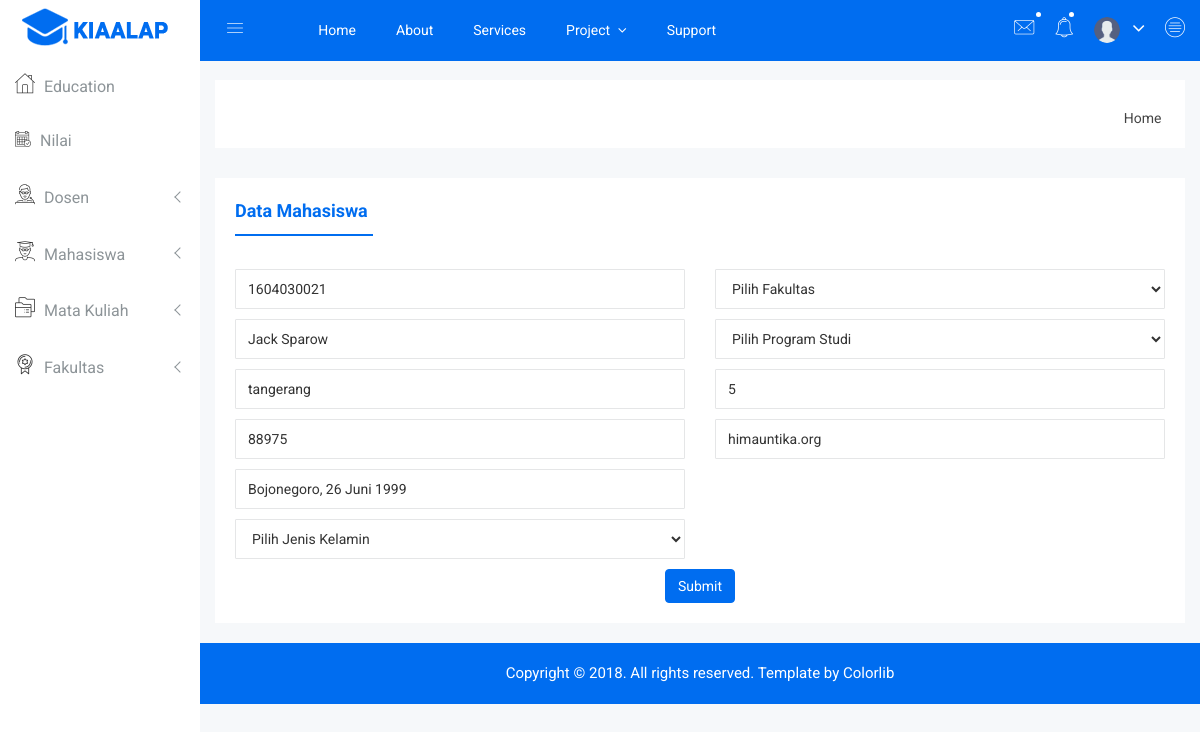
The page /kiaalap-master/admin.php?p=edit_mahasiswa&id=1604030021 on the database its author committed.
### tables this page shows
CREATE TABLE `mahasiswa` (
  `nim` int(11) NOT NULL,
  `nama` varchar(50) DEFAULT NULL,
  `alamat` text,
  `kd_fakultas` int(11) DEFAULT NULL,
  `kd_prodi` int(11) DEFAULT NULL,
  `semester` int(11) DEFAULT NULL,
  `tempat_tgl_lahir` text,
  `website_url` text,
  `no_hp` varchar(15) DEFAULT NULL
);

### kiaalap-master/dashboard/edit-mahasiswa.php (the view, shortened to what this page needs)
     <?php
        $host = mysqli_connect("localhost","root","","sistem_akademik");
        $query = mysqli_query($host,"SELECT * FROM mahasiswa");
        $arr = mysqli_fetch_array($query);
?>
     <div class="single-pro-review-area mt-t-30 mg-b-15">
            <div class="container-fluid">
                <div class="row">
                    <div class="col-lg-12 col-md-12 col-sm-12 col-xs-12">
                        <div class="product-payment-inner-st">
                            <ul id="myTabedu1" class="tab-review-design">
                                <li class="active"><a href="#description">Data Mahasiswa</a></li>
                            </ul>
                            <div id="myTabContent" class="tab-content custom-product-edit">
                                <div class="product-tab-list tab-pane fade active in" id="description">
                                    <div class="row">
                                        <div class="col-lg-12 col-md-12 col-sm-12 col-xs-12">
                                            <div class="review-content-section">
                                                <div id="dropzone1" class="pro-ad">
                                                    <form method="post" class="dropzone dropzone-custom needsclick add-professors" id="demo1-upload">
                                                        <div class="row">
                                                            <div class="col-lg-6 col-md-6 col-sm-6 col-xs-12">
                                                                <div class="form-group">
                                                                    <input name="nim" type="text" class="form-control" value="<?php echo $arr['nim'] ?>">
                                                                </div>
                                                                <div class="form-group">
                                                                    <input name="nama" type="text" class="form-control" value="<?php echo $arr["nama"] ?>">
                                                                </div>
                                                                <div class="form-group">
                                                                    <input name="alamat" type="text" class="form-control" value="<?php echo $arr["alamat"] ?>">
                                                                </div>
                                                                <div class="form-group">
                                                                    <input name="no_hp" type="number" class="form-control" value="<?php echo $arr["no_hp"] ?>">
                                                                </div>
                                                                <div class="form-group">
                                                                    <input name="tgl_lahir" id="finish" type="text" class="form-control" value="<?php echo $arr['tempat_tgl_lahir'] ?>">
                                                                </div>
                                                                <div class="form-group">
                                                                    <select name="jenkel" class="form-control">
                                                                        <option value="none" selected="" disabled="">Pilih Jenis Kelamin</option>
                                                                    </select>
                                                                </div>
                                                            </div>
                                                            <div class="col-lg-6 col-md-6 col-sm-6 col-xs-12">
                                                                <div class="form-group">
                                                                    <select name="fakultas" class="form-control">
                                                                        <option value="none" selected="" disabled="">Pilih Fakultas</option>
                                                                    </select>
                                                                </div>
                                                                 <div class="form-group">
                                                                    <select name="prodi" class="form-control">
                                                                        <option value="none" selected="" disabled="">Pilih Program Studi</option>
                                                                    </select>
                                                                </div>
                                                                <div class="form-group">
                                                                    <input name="semester" type="text" class="form-control" value="<?php echo $arr['semester']; ?>">
                                                                </div>
                                                                <div class="form-group">
                                                                    <input name="website" type="text" class="form-control" value="<?php echo $arr['website_url'] ?>">
                                                                </div>
                                                            </div>
                                                        </div>
                                                        <div class="row">
                                                            <div class="col-lg-12">
                                                                <div class="payment-adress">
                                                                    <button type="submit" name="simpan" class="btn btn-primary waves-effect waves-light">Submit</button>
                                                                </div>
                                                            </div>
                                                        </div>
                                                    </form>
                                                </div>
                                            </div>
                                        </div>
                                    </div>
                                </div>
                            </div>
                        </div>
                    </div>
                </div>
            </div>
        </div>

### kiaalap-master/css/main.css (style rules this page uses)
html { color: #222; font-size: 1em; line-height: 1.4; }

### rows shown on the page
mahasiswa: nim "1604030021", nama "Jack Sparow", alamat "tangerang", no_hp "88975", tgl_lahir "Bojonegoro, 26 Juni 1999", semester "5", website "himauntika.org"
